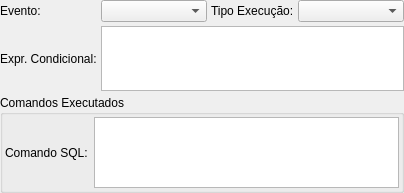
<?xml version="1.0" encoding="UTF-8"?>
<ui version="4.0">
 <class>RegraWidget</class>
 <widget class="QWidget" name="RegraWidget">
  <property name="geometry">
   <rect>
    <x>0</x>
    <y>0</y>
    <width>404</width>
    <height>193</height>
   </rect>
  </property>
  <property name="minimumSize">
   <size>
    <width>0</width>
    <height>0</height>
   </size>
  </property>
  <property name="windowTitle">
   <string>Form</string>
  </property>
  <layout class="QGridLayout" name="regra_grid">
   <property name="margin">
    <number>0</number>
   </property>
   <property name="spacing">
    <number>4</number>
   </property>
   <item row="0" column="0">
    <widget class="QLabel" name="tipo_evento_lbl">
     <property name="sizePolicy">
      <sizepolicy hsizetype="Fixed" vsizetype="Fixed">
       <horstretch>0</horstretch>
       <verstretch>0</verstretch>
      </sizepolicy>
     </property>
     <property name="minimumSize">
      <size>
       <width>0</width>
       <height>0</height>
      </size>
     </property>
     <property name="text">
      <string>Evento:</string>
     </property>
    </widget>
   </item>
   <item row="0" column="1">
    <layout class="QHBoxLayout" name="horizontalLayout">
     <item>
      <widget class="QComboBox" name="tipo_evento_cmb">
       <property name="sizePolicy">
        <sizepolicy hsizetype="Preferred" vsizetype="Fixed">
         <horstretch>0</horstretch>
         <verstretch>0</verstretch>
        </sizepolicy>
       </property>
       <property name="minimumSize">
        <size>
         <width>90</width>
         <height>0</height>
        </size>
       </property>
       <property name="maximumSize">
        <size>
         <width>16777215</width>
         <height>16777215</height>
        </size>
       </property>
       <property name="sizeAdjustPolicy">
        <enum>QComboBox::AdjustToContents</enum>
       </property>
      </widget>
     </item>
     <item>
      <widget class="QLabel" name="tipo_execucao_lbl">
       <property name="sizePolicy">
        <sizepolicy hsizetype="Fixed" vsizetype="Fixed">
         <horstretch>0</horstretch>
         <verstretch>0</verstretch>
        </sizepolicy>
       </property>
       <property name="minimumSize">
        <size>
         <width>0</width>
         <height>0</height>
        </size>
       </property>
       <property name="maximumSize">
        <size>
         <width>16777215</width>
         <height>16777215</height>
        </size>
       </property>
       <property name="text">
        <string>Tipo Execução:</string>
       </property>
      </widget>
     </item>
     <item>
      <widget class="QComboBox" name="tipo_execucao_cmb">
       <property name="sizePolicy">
        <sizepolicy hsizetype="Preferred" vsizetype="Fixed">
         <horstretch>0</horstretch>
         <verstretch>0</verstretch>
        </sizepolicy>
       </property>
       <property name="minimumSize">
        <size>
         <width>90</width>
         <height>0</height>
        </size>
       </property>
       <property name="maximumSize">
        <size>
         <width>16777215</width>
         <height>16777215</height>
        </size>
       </property>
       <property name="sizeAdjustPolicy">
        <enum>QComboBox::AdjustToContents</enum>
       </property>
      </widget>
     </item>
    </layout>
   </item>
   <item row="1" column="0">
    <widget class="QLabel" name="exp_checagem_lbl">
     <property name="sizePolicy">
      <sizepolicy hsizetype="Fixed" vsizetype="Preferred">
       <horstretch>0</horstretch>
       <verstretch>0</verstretch>
      </sizepolicy>
     </property>
     <property name="minimumSize">
      <size>
       <width>0</width>
       <height>0</height>
      </size>
     </property>
     <property name="text">
      <string>Expr. Condicional:</string>
     </property>
    </widget>
   </item>
   <item row="1" column="1">
    <widget class="QTextEdit" name="exp_condicional_txt">
     <property name="sizePolicy">
      <sizepolicy hsizetype="Expanding" vsizetype="Fixed">
       <horstretch>0</horstretch>
       <verstretch>0</verstretch>
      </sizepolicy>
     </property>
     <property name="minimumSize">
      <size>
       <width>0</width>
       <height>0</height>
      </size>
     </property>
     <property name="maximumSize">
      <size>
       <width>16777215</width>
       <height>65</height>
      </size>
     </property>
     <property name="frameShadow">
      <enum>QFrame::Sunken</enum>
     </property>
     <property name="lineWidth">
      <number>1</number>
     </property>
     <property name="midLineWidth">
      <number>0</number>
     </property>
     <property name="verticalScrollBarPolicy">
      <enum>Qt::ScrollBarAsNeeded</enum>
     </property>
     <property name="horizontalScrollBarPolicy">
      <enum>Qt::ScrollBarAsNeeded</enum>
     </property>
     <property name="undoRedoEnabled">
      <bool>true</bool>
     </property>
     <property name="readOnly">
      <bool>false</bool>
     </property>
     <property name="textInteractionFlags">
      <set>Qt::TextEditorInteraction</set>
     </property>
    </widget>
   </item>
   <item row="2" column="0" colspan="2">
    <widget class="QGroupBox" name="comandos_gb">
     <property name="title">
      <string>Comandos Executados</string>
     </property>
     <layout class="QGridLayout" name="gridLayout">
      <property name="margin">
       <number>2</number>
      </property>
      <item row="0" column="0">
       <widget class="QLabel" name="comando_lbl">
        <property name="sizePolicy">
         <sizepolicy hsizetype="Fixed" vsizetype="Preferred">
          <horstretch>0</horstretch>
          <verstretch>0</verstretch>
         </sizepolicy>
        </property>
        <property name="minimumSize">
         <size>
          <width>0</width>
          <height>0</height>
         </size>
        </property>
        <property name="text">
         <string>Comando SQL:</string>
        </property>
       </widget>
      </item>
      <item row="0" column="1">
       <widget class="QTextEdit" name="comando_txt">
        <property name="sizePolicy">
         <sizepolicy hsizetype="Expanding" vsizetype="Expanding">
          <horstretch>0</horstretch>
          <verstretch>0</verstretch>
         </sizepolicy>
        </property>
        <property name="minimumSize">
         <size>
          <width>0</width>
          <height>50</height>
         </size>
        </property>
        <property name="maximumSize">
         <size>
          <width>16777215</width>
          <height>120</height>
         </size>
        </property>
        <property name="frameShadow">
         <enum>QFrame::Sunken</enum>
        </property>
        <property name="lineWidth">
         <number>1</number>
        </property>
        <property name="midLineWidth">
         <number>0</number>
        </property>
        <property name="verticalScrollBarPolicy">
         <enum>Qt::ScrollBarAsNeeded</enum>
        </property>
        <property name="horizontalScrollBarPolicy">
         <enum>Qt::ScrollBarAsNeeded</enum>
        </property>
        <property name="undoRedoEnabled">
         <bool>true</bool>
        </property>
        <property name="readOnly">
         <bool>false</bool>
        </property>
        <property name="textInteractionFlags">
         <set>Qt::TextEditorInteraction</set>
        </property>
       </widget>
      </item>
     </layout>
    </widget>
   </item>
  </layout>
 </widget>
 <resources/>
 <connections/>
</ui>
